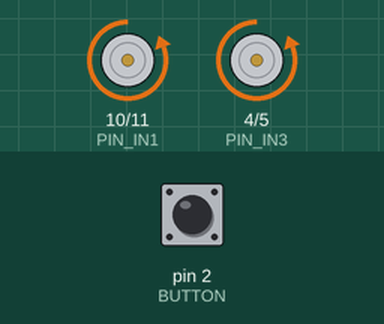
The sketch below on a simulated Arduino Uno, built with avr-gcc and run on an emulated ATmega328P. On the bench: motor-driver pin pairs drawn as motors (green arrow = first pin HIGH = forward, orange = second pin HIGH = backward, longer = more drive, scaled by the enable pin). The test bench sets the inputs (shaded band); at power-on: pin 2 (BUTTON) HIGH.

Above: at 1.2 s.
1.3 s: pin 2 (BUTTON) pulled LOW for 0.15 s
At 2.5 s:
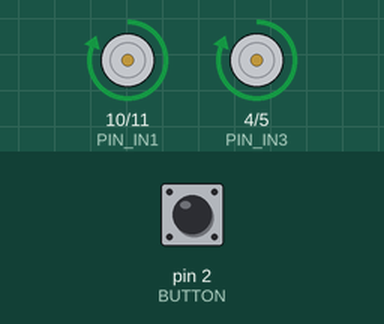
2.9 s: pin 2 (BUTTON) pulled LOW for 1 s
At 3.9 s:
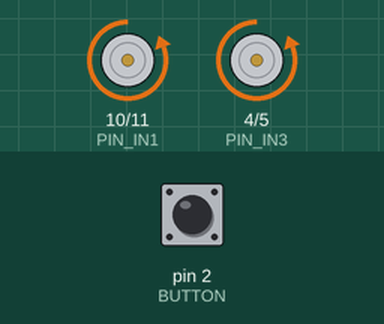
5.4 s: pin 2 (BUTTON) pulled LOW for 3.2 s
At 5.8 s:
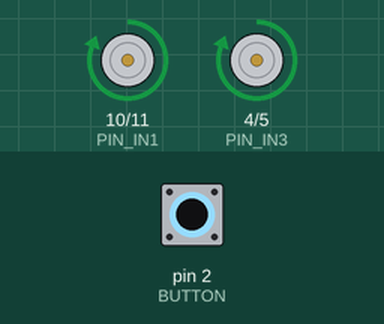
Timing chart, 0 to 8.4 s (numbered marks = the images above; inputs shaded):
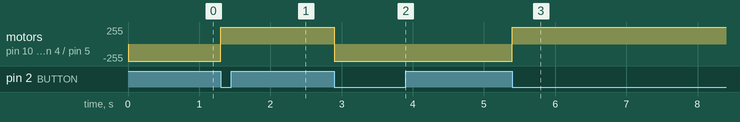

Measured:
- after the input at 1.3 s, motor on pin 10 (PIN_IN1) / pin 11 (PIN_IN2), motor on pin 4 (PIN_IN3) / pin 5 (PIN_IN4): backward 255/255 → forward 255/255 at once
- after the input at 2.9 s, motor on pin 10 (PIN_IN1) / pin 11 (PIN_IN2), motor on pin 4 (PIN_IN3) / pin 5 (PIN_IN4): forward 255/255 → backward 255/255 at once
- after the input at 5.4 s, motor on pin 10 (PIN_IN1) / pin 11 (PIN_IN2), motor on pin 4 (PIN_IN3) / pin 5 (PIN_IN4): backward 255/255 → forward 255/255 at once

The sketch:

C6E3.ino
```cpp
#define PIN_ENA 9
#define PIN_IN1 10
#define PIN_IN2 11

#define PIN_ENB 6
#define PIN_IN3 4
#define PIN_IN4 5

#define BUTTON 2

bool directionPositive = true;
void buttonPressISR() {
  directionPositive = !directionPositive;
}

void setup() {
  pinMode(PIN_ENA, OUTPUT);
  pinMode(PIN_IN1, OUTPUT);
  pinMode(PIN_IN2, OUTPUT);

  pinMode(PIN_ENB, OUTPUT);
  pinMode(PIN_IN3, OUTPUT);
  pinMode(PIN_IN4, OUTPUT);

  pinMode(BUTTON, INPUT_PULLUP);
  attachInterrupt(digitalPinToInterrupt(BUTTON), buttonPressISR, FALLING);
}

void loop() {
  analogWrite(PIN_ENA, 255); // == PWM
  analogWrite(PIN_ENB, 255); // == PWM

  // DIRECTION NEGATIVE HIGH LOW
  // DIRECTION POSITIVE LOW HIGH
  if (directionPositive) {
    digitalWrite(PIN_IN1, LOW);
    digitalWrite(PIN_IN2, HIGH);
    digitalWrite(PIN_IN3, LOW);
    digitalWrite(PIN_IN4, HIGH);
  } else {
    digitalWrite(PIN_IN1, HIGH);
    digitalWrite(PIN_IN2, LOW);
    digitalWrite(PIN_IN3, HIGH);
    digitalWrite(PIN_IN4, LOW);
  }
}
```
